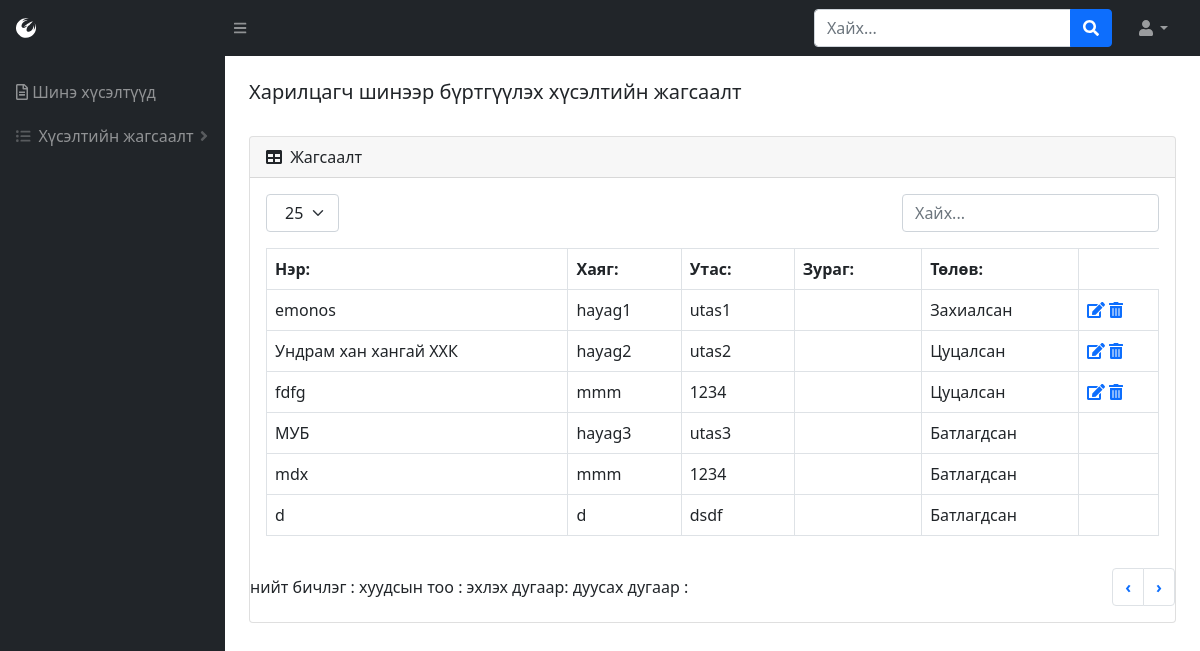
The page /company-list (signed in) on the database as committed earlier.
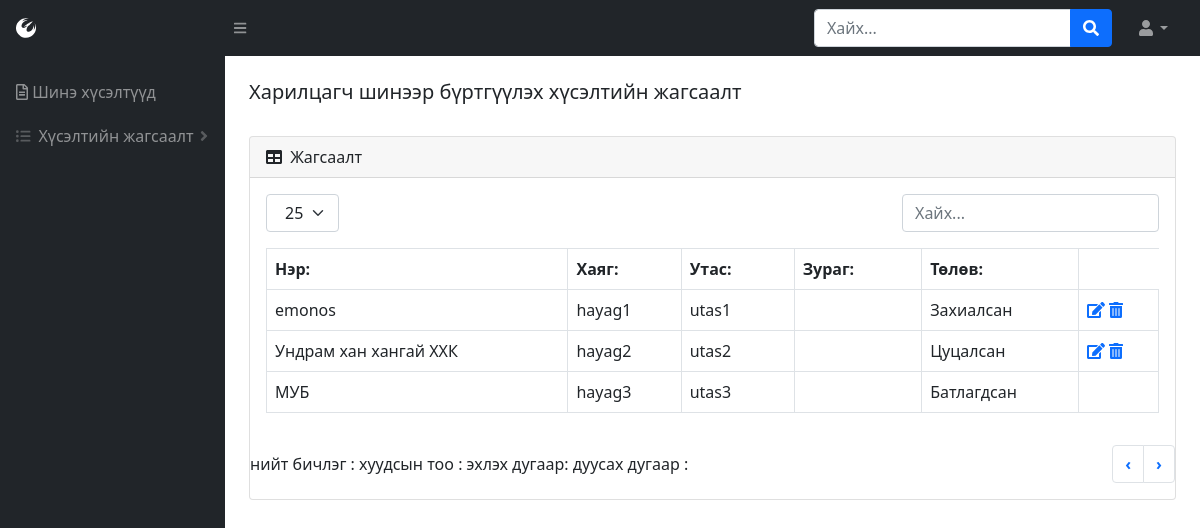
The same page on the database as committed later.
### BMweb/models.py (models this page shows, shortened)
class Company(models.Model):
    comName = models.CharField(max_length=300, verbose_name=_("Компаний нэр"))
    hayag = models.CharField(max_length=1000, verbose_name=_("Компаний хаяг"))
    phone = models.CharField(max_length=30, verbose_name=_("Компаний утас"))
    thumbimage = models.ImageField(
        upload_to="media/productthumb/", blank = True, null=True,  verbose_name=_("Зураг")
    )
    comState = models.ForeignKey(State, on_delete=CASCADE, verbose_name=_("Төлөв"))
    class Meta:
        verbose_name = _("Компани")
        verbose_name_plural = _("Компани")

class State(models.Model):
    stateName = models.CharField(max_length=300, verbose_name=_("Төлөвийн нэр"))
    class Meta:
        verbose_name = _("Барааны төлөв")
        verbose_name_plural = _("Барааны төлөв")
    def __str__(self):
        return self.stateName

### BMweb/views.py (the view)
# urls.py: path('company-list',views.companyList,name='company-list'),
def companyList(request):
    if 'user_id' in request.session:
        p = Company.objects.all().order_by('comState')
        h = Hereglegch.objects.get(pk=request.session['user_id'])
        return render(request,'companyList.html', {'user': h, 'companyList': p })
    else:
        return redirect('/login')

### BMweb/templates/companyList.html (shortened to what this page needs)
{% load static %}
<!DOCTYPE html>
<html lang="en">
    <head>
        <link href="https://cdn.jsdelivr.net/npm/simple-datatables@latest/dist/style.css" rel="stylesheet" />
        <link href="css/styles.css" rel="stylesheet" />
        <link href="{% static 'css/styles.css' %}" rel="stylesheet"/>
    </head>
    <body class="sb-nav-fixed">
        {% include "topNav.html" %}
        <div id="layoutSidenav">
            {% include "leftNav.html" %}
            <div id="layoutSidenav_content">
                {%  include "comList.html" %}
            </div>
        </div>
    </body>
</html>

### BMweb/templates/comList.html (shortened to what this page needs)
<main>
    <div class="container-fluid px-4">
        <h5 class="mt-4">Харилцагч шинээр бүртгүүлэх хүсэлтийн жагсаалт</h5>
        <div class="card mb-4">
            <div class="card-header">
                <i class="fas fa-table me-1"></i>
                Жагсаалт
            </div>
            <div class="card-body">
                {% include "tableTop.html" %}
                <table id="datatablesSimple" class="dataTable-table">
                  <thead>
                      <tr>
                          <th data-sortable="" class="asc">
                              <a href="#" class="dataTable-sorter">Нэр:</a>
                          </th>
                          <th data-sortable="" class="asc">
                              <a href="#" class="dataTable-sorter">Хаяг:</a>
                          </th>
                          <th data-sortable="" class="asc">
                              <a href="#" class="dataTable-sorter">Утас:</a>
                          </th>
                          <th data-sortable="" class="asc">
                              <a href="#" class="dataTable-sorter">Зураг:</a>
                          </th>
                          <th data-sortable="" class="asc">
                              <a href="#" class="dataTable-sorter">Төлөв:</a>
                          </th>
                      </tr>
                  </thead>
                    {% for h in companyList %}
                      <tr>
                          <td>{{ h.comName }}</td>
                          <td>{{ h.hayag }}</td>
                          <td>{{ h.phone }}</td>
                          <td>{{ h.thumbimage }}</td>
                          <td>{{ h.comState }}</td>
                          <td>
                          {% if h.comState_id < 3 %}
                            <a href="/company?edit={{h.id}}"><i class="fas fa-edit"></i></a>
                            <a href="/company?del={{h.id}}"><i class="fas fa-trash-alt"></i></a>
                          {% endif  %}
                          </td>
                      </tr>
                    {% endfor %}
                </table>
            </div>
            {% include "tableBottom.html" %}
        </div>
    </div>
</main>

Rows that differ between the two databases and show on the page:
removed Company: comName "fdfg", hayag "mmm", phone "1234", comState "Цуцалсан"
removed Company: comName "mdx", hayag "mmm", phone "1234", comState "Батлагдсан"
removed Company: comName "d", hayag "d", phone "dsdf", comState "Батлагдсан"
